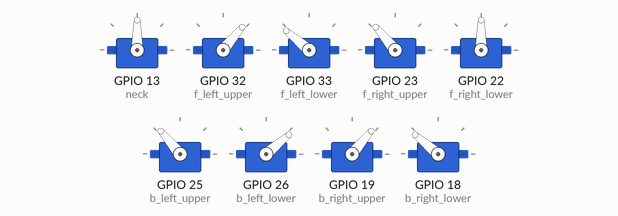
The sketch below on a simulated ESP32. Shown: 9 × servo.

Above: at 3.25 s.
At 4.1 s:
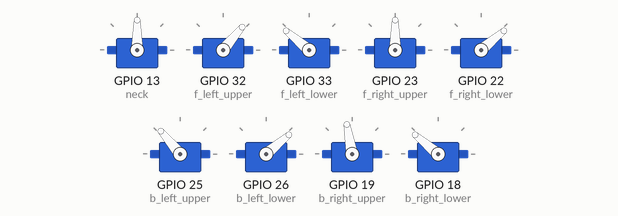
At 4.95 s:
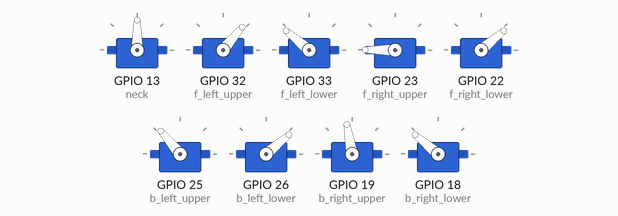
At 6.65 s:
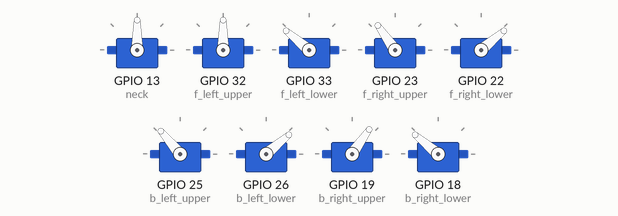
At 8.35 s:
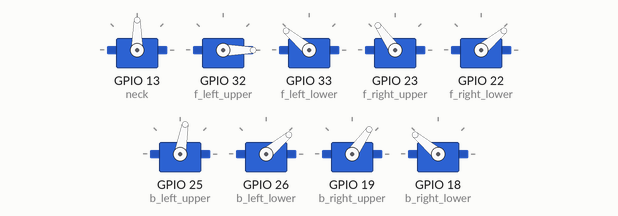
At 10.05 s:
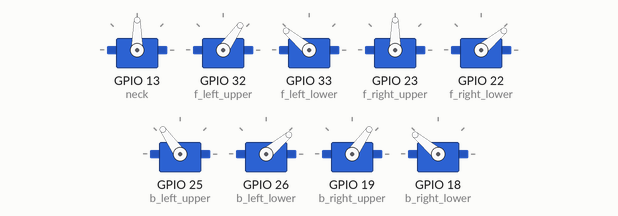
Timing chart, 0 to 12.2 s (numbered marks = the images above):
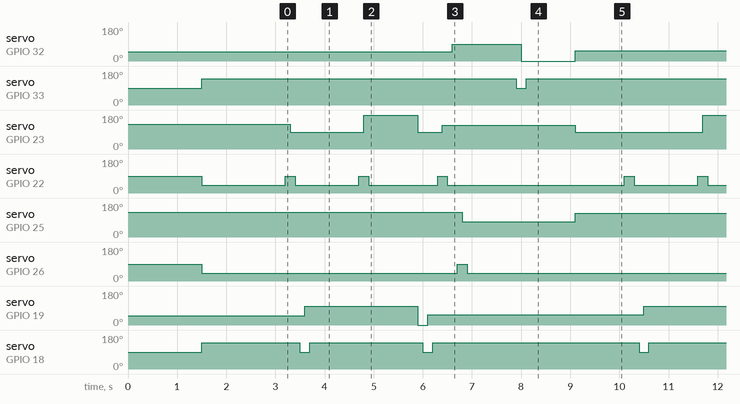

Measured:
- by itself, servo on GPIO 32 (f_left_upper): repeats every 6.9 s: 0° 1.1 s, 55° 4.4 s, 90° 1.4 s
- by itself, servo on GPIO 33 (f_left_lower): alternates 140° for 6.7 s and 90° for 0.20 s
- by itself, servo on GPIO 23 (f_right_upper): repeats every 6.9 s: 180° 1.1 s, 90° 0.50 s, 125° 2.7 s, 90° 2.6 s
- by itself, servo on GPIO 22 (f_right_lower): repeats every 6.9 s: 90° 0.20 s, 40° 1.3 s, 90° 0.20 s, 40° 1.4 s, 90° 0.20 s, 40° 3.6 s
- by itself, servo on GPIO 25 (b_left_upper): alternates 125° for 4.6 s and 80° for 2.3 s
- by itself, servo on GPIO 26 (b_left_lower): repeats every 6.9 s: 90° 0.20 s, 40° 6.7 s
- by itself, servo on GPIO 19 (b_right_upper): repeats every 6.9 s: 0° 0.20 s, 55° 4.4 s, 100° 2.3 s
- by itself, servo on GPIO 18 (b_right_lower): repeats every 6.9 s: 90° 0.20 s, 140° 2.3 s, 90° 0.20 s, 140° 4.2 s

The sketch:

Glurk_Control.ino
```cpp
//https://makezine.com/article/technology/robotics/robot-quadruped-arduino-program/
//https://tote.readthedocs.io/en/latest/gait.html#:~:text=The%20creep%20gait%20is%20stable,step%20also%20takes%20some%20time.


#include <ESP32Servo.h>

//creating servo objects for each motor that needs to be controlled
Servo neck;

Servo f_left_upper;
Servo f_left_lower;

Servo f_right_upper;
Servo f_right_lower;

Servo b_left_upper;
Servo b_left_lower;

Servo b_right_upper;
Servo b_right_lower;

/////////////////////////////////////////////////////////////////////
///////////// functions for individual motor control ////////////////
/////////////////////////////////////////////////////////////////////

//functions to write the proper position to the upper motors
void f_l_u(int pos){ //front left upper
  f_left_upper.write(pos);
}
void f_r_u(int pos){ //front right upper
  f_right_upper.write(180-pos);
}
void b_l_u(int pos){ //back left upper
  b_left_upper.write(180-pos);
}
void b_r_u(int pos){ //back right upper
  b_right_upper.write(pos);
}

//functions to write the proper position to all the lower motors
void f_l_l(int pos){ //front left lower
  f_left_lower.write(180-pos);
}
void f_r_l(int pos){ //front right lower
  f_right_lower.write(pos);
}
void b_l_l(int pos){ //back left lower
  b_left_lower.write(pos);
}
void b_r_l(int pos){ //back right lower
  b_right_lower.write(180-pos);
}


/////////////////////////////////////////////////////////////////////
//////////////// functions for group motor control //////////////////
/////////////////////////////////////////////////////////////////////

//functions that controll all the motors in the upper group
void allUpper(int pos){
  f_l_u(pos);
  f_r_u(pos);
  b_l_u(pos);
  b_r_u(pos);
}

//functions that controll all the motors in the upper group
void allLower(int pos){
  f_l_l(pos);
  f_r_l(pos);
  b_l_l(pos);
  b_r_l(pos);
}


//function that makes glurk stand
void stand(){
  allUpper(50);
  delay(1500);
  allLower(40);
}

//function that makes glurk sit
void sit(){
  f_l_u(45);
  f_r_u(45);
  b_l_u(25);
  b_r_u(25);
  delay(5000);


  for (int i = 40; i<180; i++){
    delay(10);
    f_l_l(i);
    f_r_l(i);
  }
  delay(500);
  for (int i = 40; i<180; i++){
    delay(10);
    b_l_l(i);
    b_r_l(i);
  }

}

void wave(int amount){
  f_r_l(40);
  b_l_l(40);
  b_r_l(40);

  f_r_u(45);
  b_r_u(45);
  b_l_u(145);

  delay(500);

  f_l_u(45);
  f_l_l(180);

  for (int x = 0; x < amount; x ++){
    f_l_u(40);
    delay(250);
    f_l_u(50);
    delay(250);
  }
}

////////////////////////////////////////////////
//////////// Walking Funcitons /////////////////
////////////////////////////////////////////////

// fucntion that implements the creep walk algorithm
// ****!!**!** DOES NOT WORK ON THE SECOND HALF OF THE CYCLE ***!*!*!*!*!!**** //
void creep_walk(int timing, int cycle_repeats){
  int foot_lift_delay = timing/10;

  for (int i=0; i<=cycle_repeats; i++){

    // the right legs going into base position
    f_r_l(90);
    delay(foot_lift_delay);
    f_r_u(90);
    delay(foot_lift_delay);
    f_r_l(40);

    delay(foot_lift_delay);
    b_r_l(90);
    delay(foot_lift_delay);
    b_r_u(100);
    delay(foot_lift_delay);
    b_r_l(40);

    delay(timing);

    // preparing the front right leg to pull
    f_r_l(90);
    delay(foot_lift_delay);
    f_r_u(0);
    delay(foot_lift_delay);
    f_r_l(40);

    delay(timing);

    // pulling back on the right half for the walking and resetting
    f_r_u(90);
    b_r_u(0);

    delay(foot_lift_delay);
    b_r_l(90);
    delay(foot_lift_delay);
    b_r_u(55);
    delay(foot_lift_delay);
    b_r_l(40);
    delay(foot_lift_delay);

    f_r_l(90);
    delay(foot_lift_delay);
    f_r_u(55);
    delay(foot_lift_delay);
    f_r_l(40);
    delay(foot_lift_delay);

    // left legs going into base position
    f_l_u(90);
    delay(foot_lift_delay);
    b_l_l(90);
    delay(foot_lift_delay);
    b_l_u(100);
    delay(foot_lift_delay);
    b_l_l(40);

    delay(timing);

    f_l_l(90);
    delay(foot_lift_delay);
    f_l_u(0);
    delay(foot_lift_delay);
    f_l_l(40);

    delay(timing);

    f_l_u(55);
    b_l_u(55);
    f_r_u(90);

    delay(timing);
  }
}

// trot gait algorithm --absolutely doesn't work rn
void trot_gait(){
  //  // setting the motors to the base position
//  allUpper(50);
//  delay(100);
//  allLower(40);
//
//  delay(1000);
//
//  //moving the right diagonal pair up
//  f_r_l(90);
//  b_l_l(90);
//
//  delay(100);
//  b_l_u(150);
//  f_r_u(25);
//  delay(100);
//
//  f_r_l(40);
//  b_l_l(40);
//
//  delay(1000);
//
//  //getting back to base position while moving
//  f_l_l(90);
//  b_r_l(90);
//  delay(50);
//
//  b_l_u(50);
//  f_r_u(50);
//  delay(50);
//
//  f_l_l(40);
//  b_r_l(40);
}


//code in here runs once at program start
void setup() {
  // defining the pins for each servo object created
  neck.attach(13);

  f_left_upper.attach(32);
  f_left_lower.attach(33);

  f_right_upper.attach(23);
  f_right_lower.attach(22);

  b_left_upper.attach(25);
  b_left_lower.attach(26);

  b_right_upper.attach(19);
  b_right_lower.attach(18);

  // making sure glurk stands up at the beginning
  stand();
  delay(100);
  stand();
  delay(100);
}

void loop() {
  // put your main code here, to run repeatedly:

  creep_walk(1000,5);

}
```
